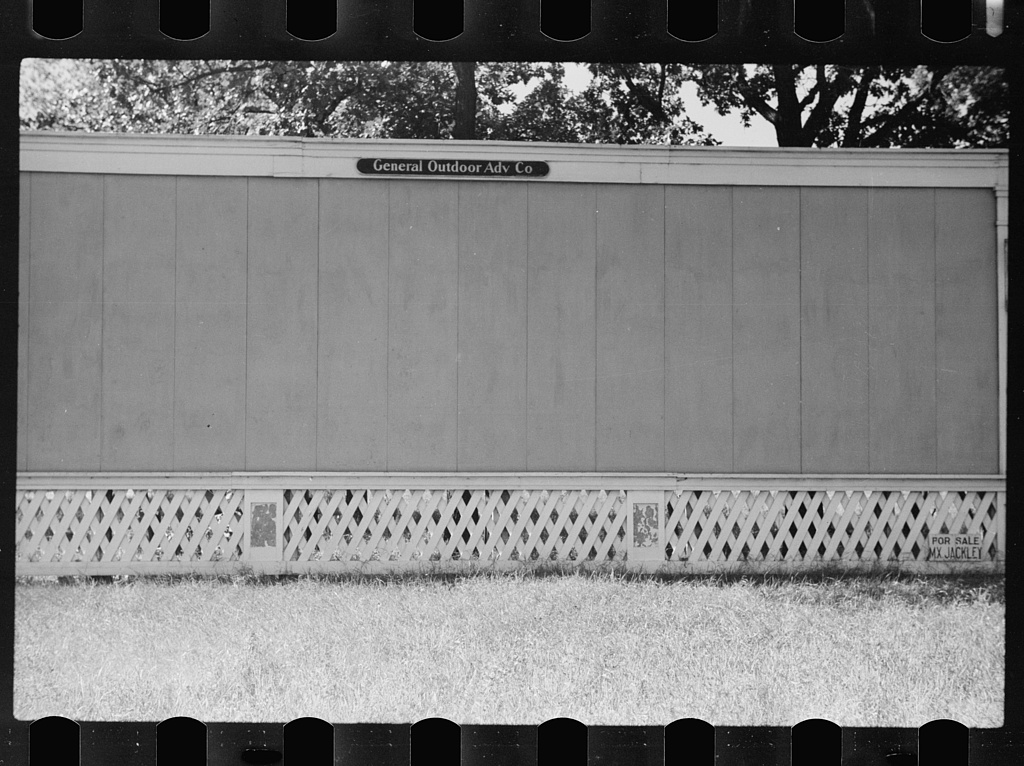
#> input picture Images/fsa1997004891.PP_large.jpg, 1024 x 766 px
$ python -i py3-mygetimgprops_v30.py   (imports and definitions only)   (older library calls are emulated)
#> lines starting #> are read from the running program, lines starting #| are printed output that depends on the picture; after the words box and inside, x2 and y2 are one past the last pixel; in counts of white or black regions, pixels touching at a corner belong together
#> further down, picture is the input picture: shape (766, 1024, 3); min 0, max 255, mean 124.8
#!/usr/bin/env python
#read file name list, get mask, get histogram, of images
# /home/sandeeps/IARP/python-envs/iarp-python-2.7.10/bin/python mygetimgprops_v30.py > TESTpropslarge

# ============================================================#
import os, re, string, math
import json
import sys
import time
import glob
import itertools
import numpy as np
import cv2
from collections import Counter
import json

def isCloseTo(a,b,error):
    return abs(a - b) <= error

# [66 lines left out: function cropMask, not called in this run]

def cropBlack(img):
    gray = cv2.cvtColor(img,cv2.COLOR_BGR2GRAY)
    _,thresh = cv2.threshold(gray,1,255,cv2.THRESH_BINARY)
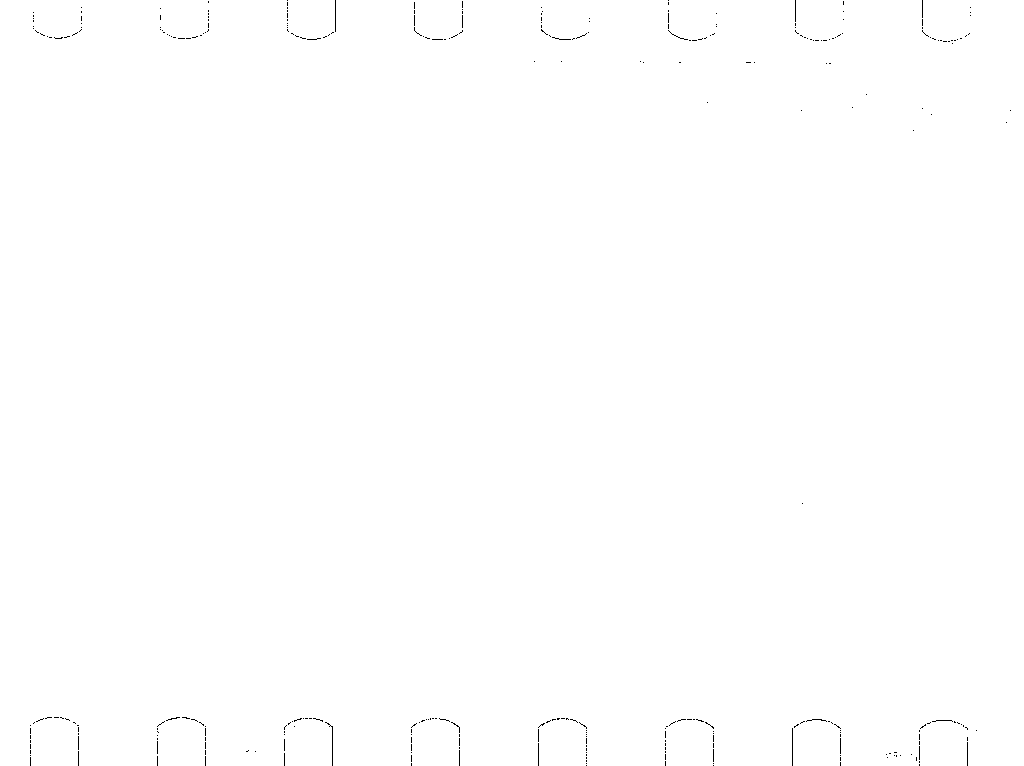
#> thresh: shape (766, 1024); 99.8% white; black in thin lines or dots
    _, contours,hierarchy = cv2.findContours(thresh,cv2.RETR_EXTERNAL,cv2.CHAIN_APPROX_SIMPLE)
#> contours = 1 contour; box (x1, y1, x2, y2) and area: (0, 0, 1024, 766) 782038
    cnt = contours[0]
#> cnt = contour of 103 points, box (x1, y1, x2, y2) (0, 0, 1024, 766), area 782038
    x,y,w,h = cv2.boundingRect(cnt)
#> x = 0; y = 0; w = 1024; h = 766
    crop = img[y:y+h,x:x+w]
    return crop

# [1 line not run here, left out]
#-----
sep2use ="#";   #sqlite3 new version doesnt like the ::  - ugh
#filelist_2read='../GetImageList/files_names_large_999999.txt' #sys.argv[1];
filelist_2read=sys.argv[1];

#use a variable to indicate what counts as a 'big' patch, ie to find stryker hole
#  and the min/max factors indicate the range of a hole vs outer border, for eg
min_big    = float(1000)/700000; # .001;
#eg 1 percent of total pixels,  originally 1000 was for 300x300 jpegs, roughly
#for large is .001*700000, or since holes are about 5-6K area,
#  1000/7000
st_min_fact= 2;  #the range of areas that could be hole punches
st_max_fact= 10.0;   #2000 and 7000 were hard coded originally, that was for smaller jpegs
backgrnfact= 0.5  #50 is for this x minbig is about the size of the foreground (ie main image)
                 #0.5 is image HxWx0.5 is main image foreground size
                 # IOW, it's the background of scene, foreground wrt borders)
mincirc=0.90
# ------------
#st     ='/oasis/projects/nsf/vlp100/slavenas/files_json/'
#st2    ='.jpg'
min_2read=sys.argv[2];
max_2read=sys.argv[3];

# [1 line that did not run here, left out]
# [1 line that did not run here, left out]
# [1 line that did not run here, left out]
# [1 line that did not run here, left out]
# [2 lines that did not run here, left out]
dcnt   =0
fcnt   =0
#d2get  = st+'*'
# [4 lines not run here, left out]

#using defaults
myhogdesc = cv2.HOGDescriptor()
#myhogdesc = cv2.HOGDescriptor("hog_default.xml")  #hog_large.xml")
num = 0
# -----------------
#with open("files_names_largest.txt", "r") as myfile:
#with open("files_names_large.txt", "r") as myfile:
# [212 lines not run here, left out]
#end of while

>>> import cv2
>>> picture = cv2.imread('Images/fsa1997004891.PP_large.jpg')
>>> result = cropBlack(picture)

$ run again, on Images/fsa1997004913.PP_large.jpg
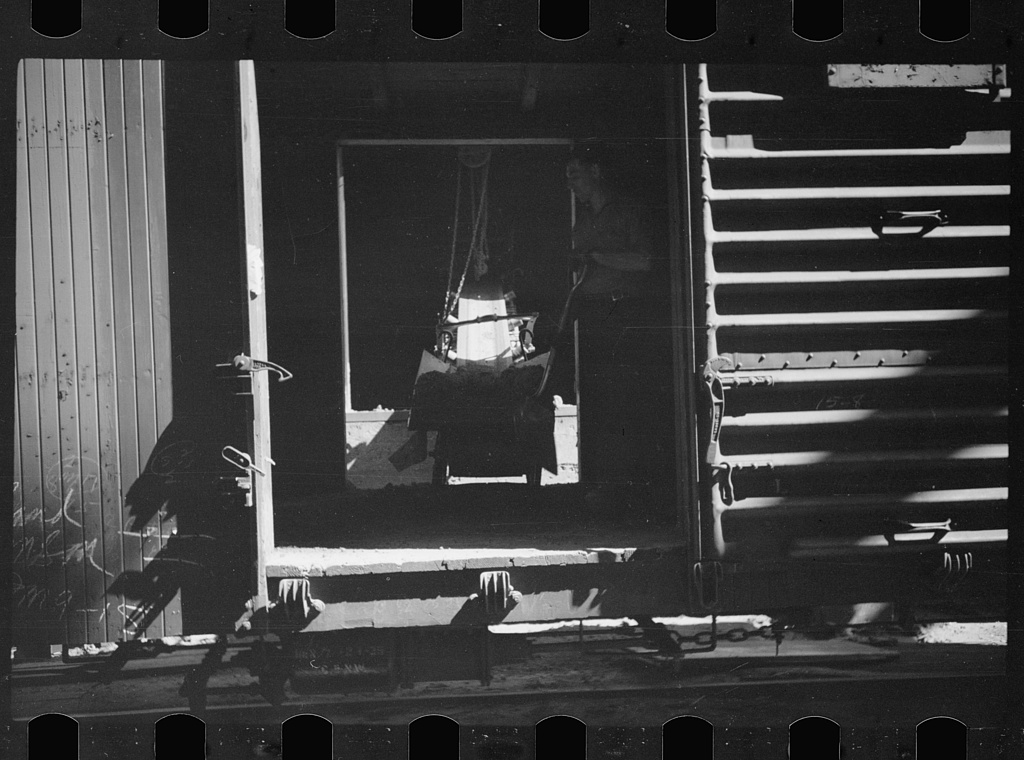
#> input picture Images/fsa1997004913.PP_large.jpg, 1024 x 760 px
#> picture is the input picture: shape (760, 1024, 3); min 0, max 255, mean 62.7
#> in cropBlack, `_,thresh = cv2.threshold(gray,1,255,cv2.THRESH_BINARY)`:
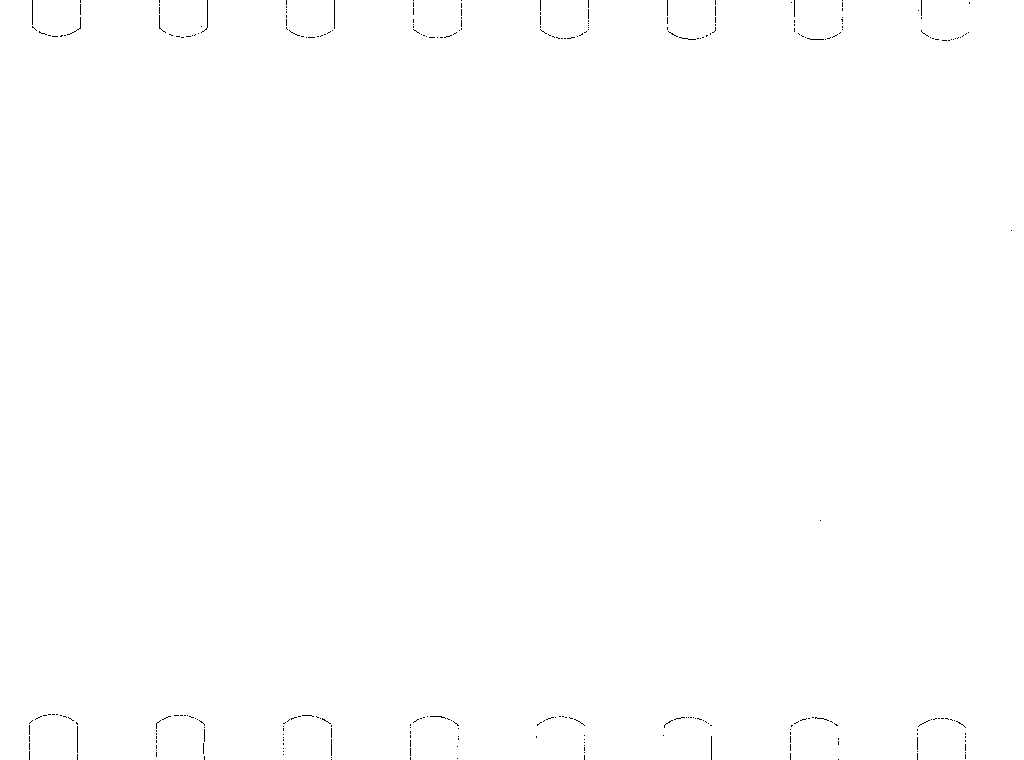
#> thresh: shape (760, 1024); 99.8% white; black in thin lines or dots
#> contours = 1 contour; box (x1, y1, x2, y2) and area: (0, 0, 1024, 760) 776010
#> cnt = contour of 119 points, box (x1, y1, x2, y2) (0, 0, 1024, 760), area 776010
#> x = 0; w = 1024; h = 760

$ run again, on Images/fsa1997004939.PP_large.jpg
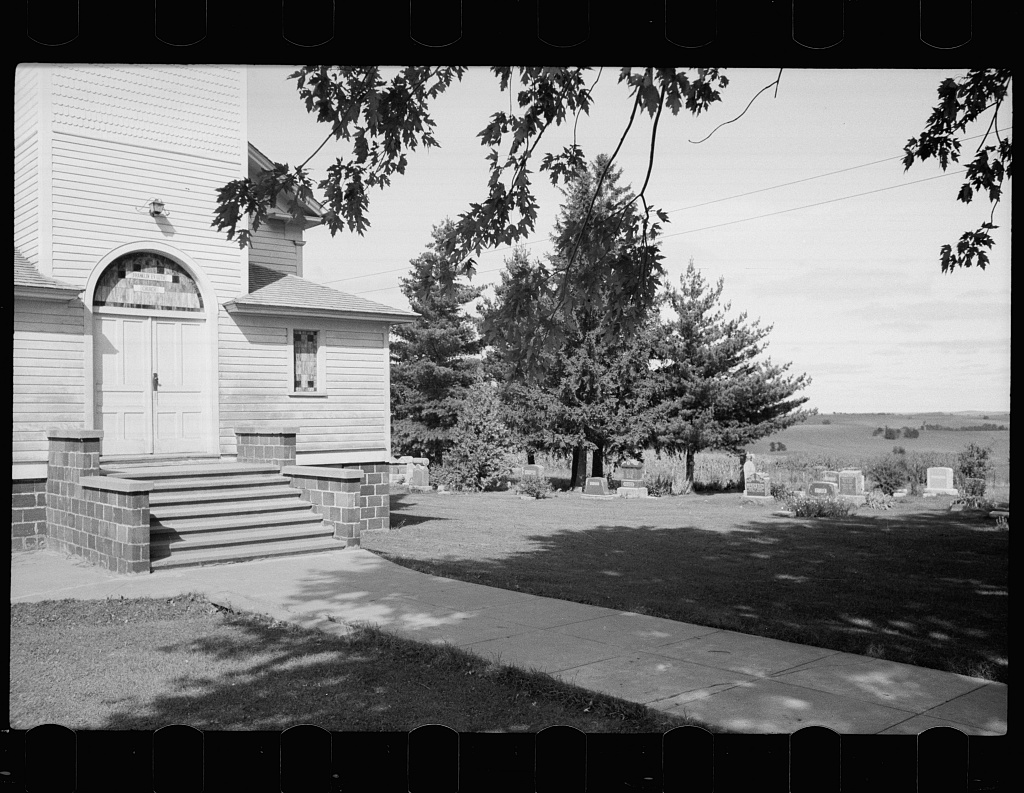
#> input picture Images/fsa1997004939.PP_large.jpg, 1024 x 793 px
#> picture is the input picture: shape (793, 1024, 3); min 0, max 255, mean 118.5
#> in cropBlack, `_,thresh = cv2.threshold(gray,1,255,cv2.THRESH_BINARY)`:
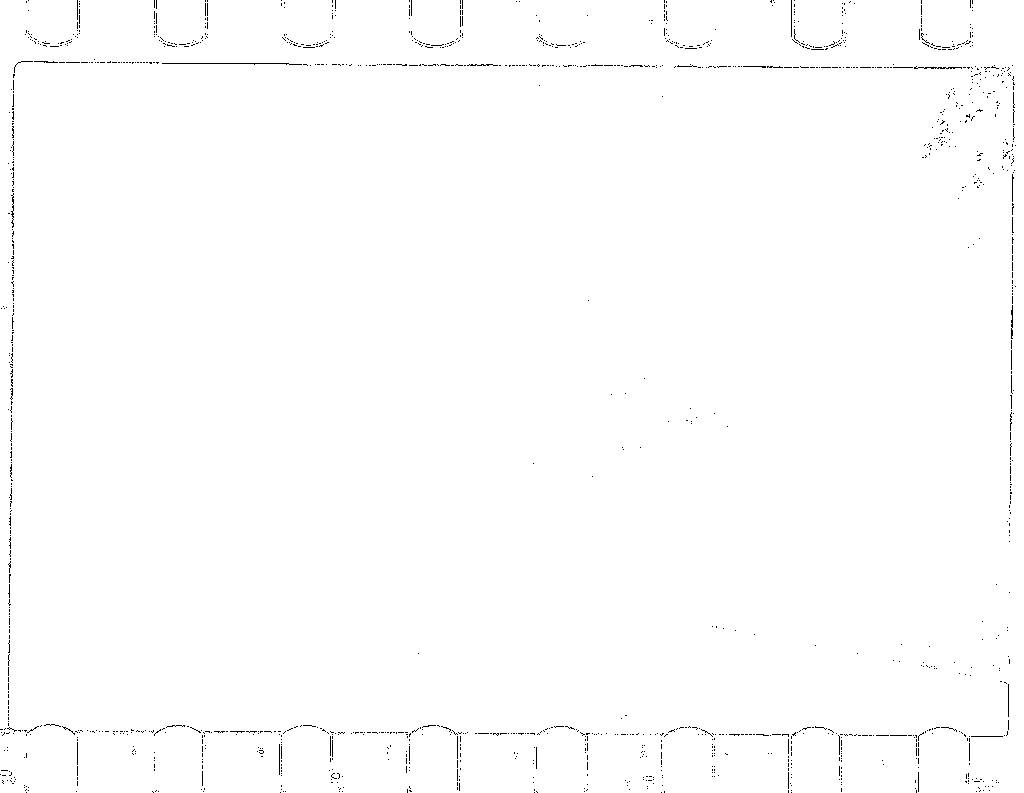
#> thresh: shape (793, 1024); 99.4% white; black in thin lines or dots
#> contours = 1 contour; box (x1, y1, x2, y2) and area: (0, 0, 1024, 793) 809909
#> cnt = contour of 144 points, box (x1, y1, x2, y2) (0, 0, 1024, 793), area 809909
#> x = 0; w = 1024; h = 793

$ run again, on Images/fsa1997004948.PP_large.jpg
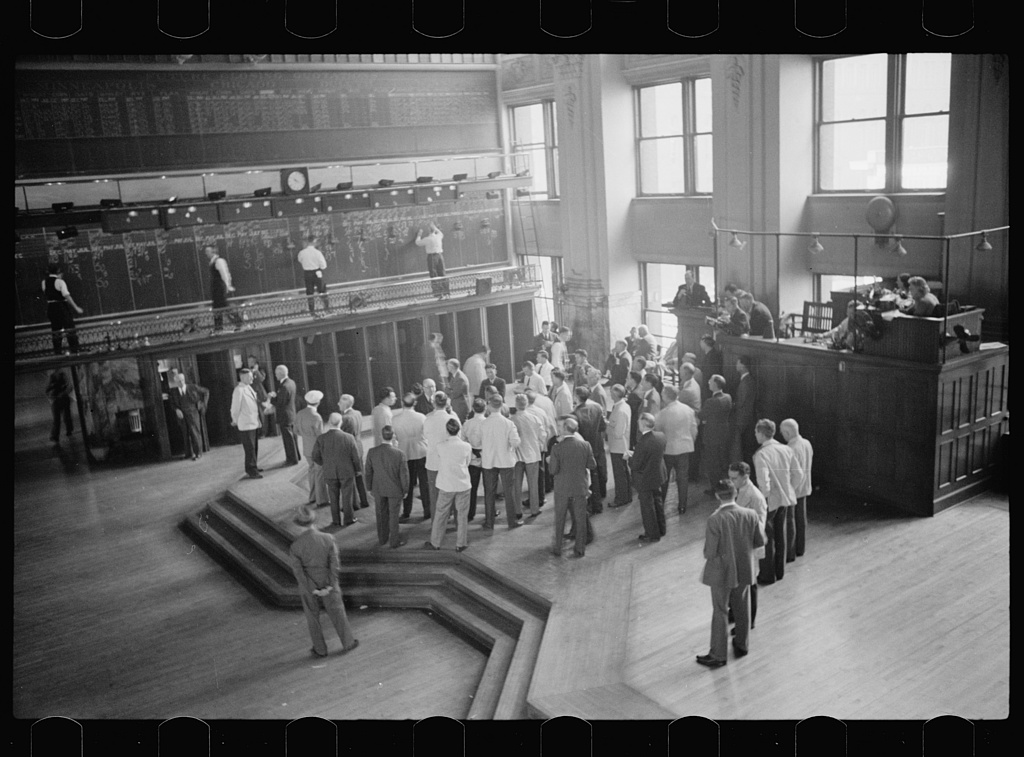
#> input picture Images/fsa1997004948.PP_large.jpg, 1024 x 757 px
#> picture is the input picture: shape (757, 1024, 3); min 0, max 251, mean 96.8
#> in cropBlack, `_,thresh = cv2.threshold(gray,1,255,cv2.THRESH_BINARY)`:
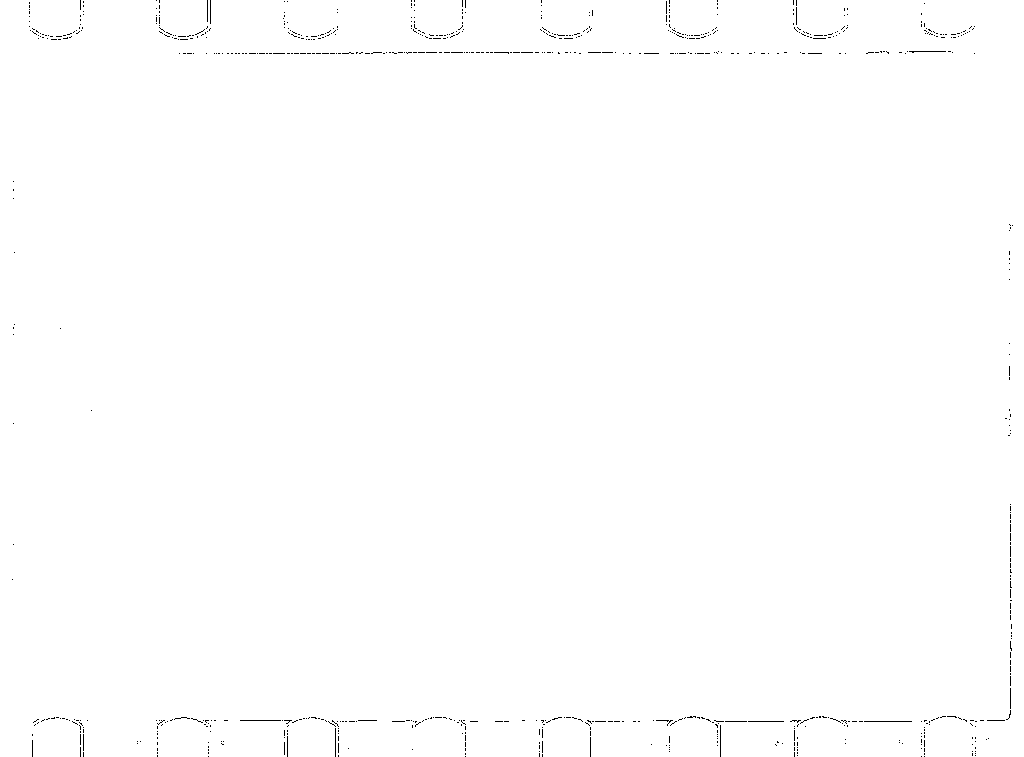
#> thresh: shape (757, 1024); 99.6% white; black in thin lines or dots
#> contours = 1 contour; box (x1, y1, x2, y2) and area: (0, 0, 1024, 757) 772912
#> cnt = contour of 144 points, box (x1, y1, x2, y2) (0, 0, 1024, 757), area 772912
#> x = 0; w = 1024; h = 757
